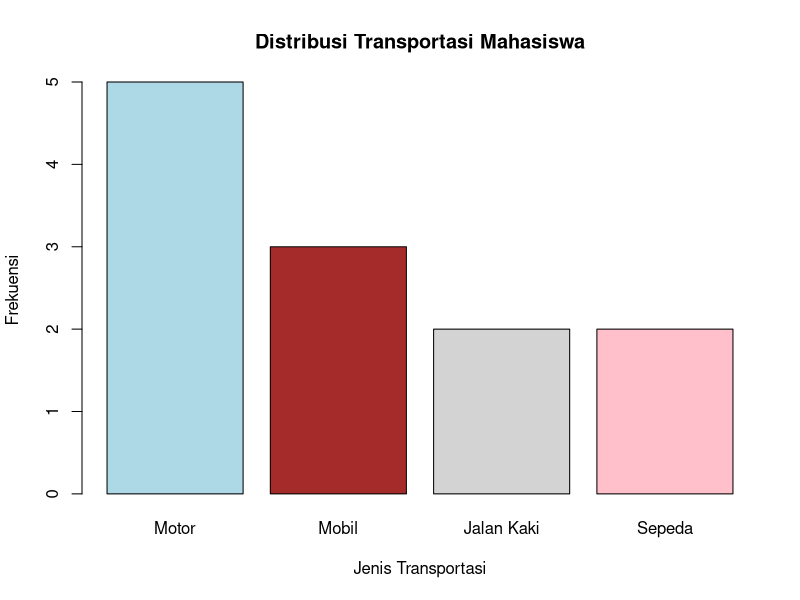
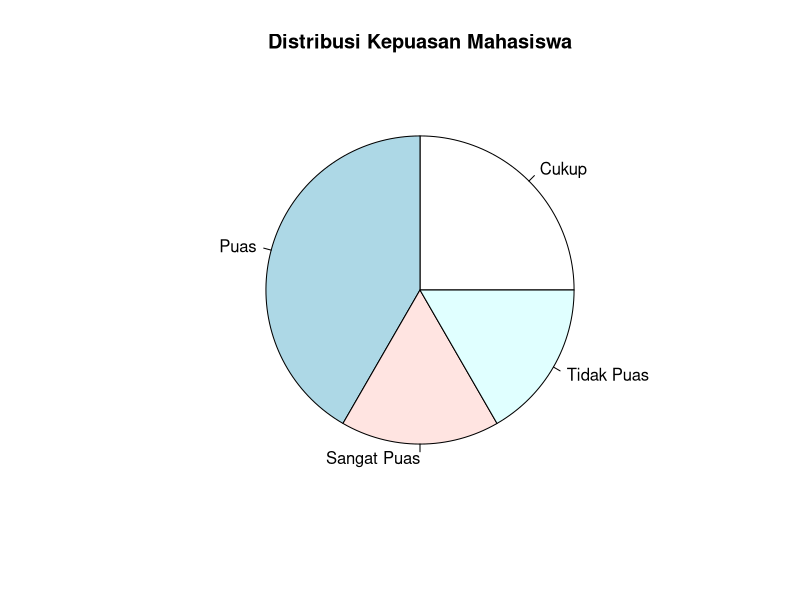

These charts were generated, in order, by the following R code:
## ---- chunk 1
    data <- data.frame(
      ID = 1:12,
      Transportasi = c("Motor", "Mobil", "Motor", "Jalan Kaki", "Motor",
                       "Sepeda", "Mobil", "Motor", "Jalan Kaki", "Motor",
                       "Sepeda", "Mobil"),
      Kepuasan = c("Puas", "Sangat Puas", "Cukup", "Tidak Puas", "Cukup",
                   "Puas", "Sangat Puas", "Puas", "Cukup", "Puas",
                   "Tidak Puas", "Puas")
    )
    data
## ---- chunk 2
    table(data$Transportasi)
## ---- chunk 3
    prop.table(table(data$Kepuasan))
## ---- chunk 4
    table(data$Transportasi, data$Kepuasan)
## ---- chunk 5
    sort_transportasi = sort(table(data$Transportasi), decreasing=TRUE)
    barplot(sort_transportasi,
            main = "Distribusi Transportasi Mahasiswa",
            xlab = "Jenis Transportasi",
            ylab = "Frekuensi",
            col = c("lightblue","brown","lightgrey","pink"))
## ---- chunk 6
    pie(table(data$Kepuasan),
        main="Distribusi Kepuasan Mahasiswa")
